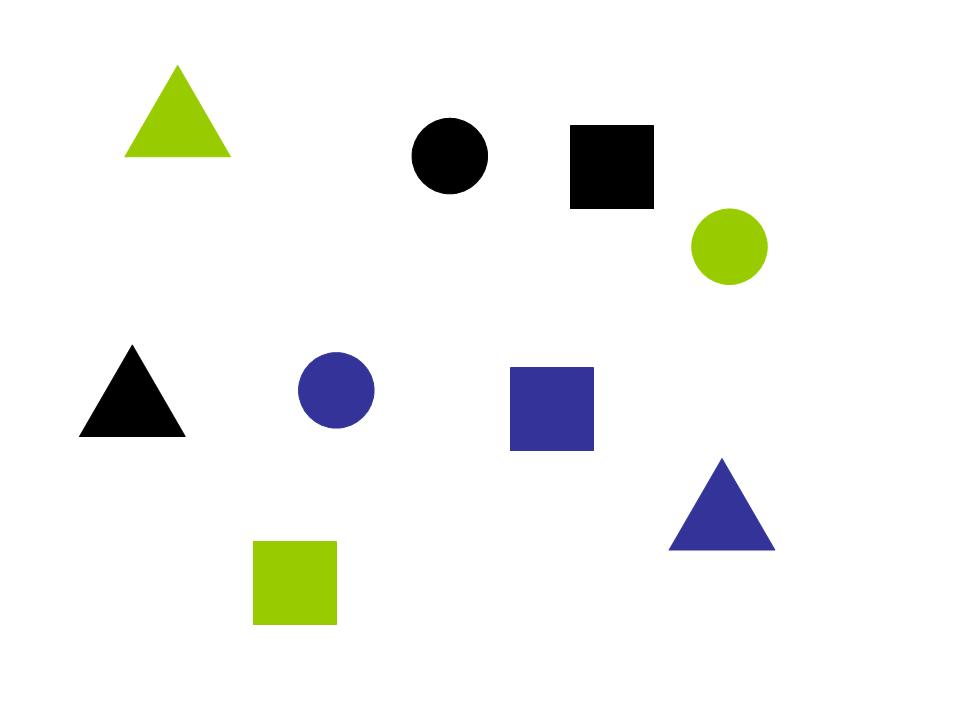
#> input picture Extraccion Caracteristicas - Figuras/figuras.jpg, 960 x 720 px, found by its file name
$ jupyter execute Figuras.ipynb   (shell and % lines are left out)
#> lines starting #> are read from the running program, lines starting #| are printed output that depends on the picture; after the words box and inside, x2 and y2 are one past the last pixel; in counts of white or black regions, pixels touching at a corner belong together; long printed decimals are rounded
# Segmentación de Figuras
- Color
- Forma

## Importar las librerías

[cell 1]
import numpy as np
import matplotlib.pyplot as plt
from PIL import Image
from skimage.measure import label, regionprops
from skimage.util import invert
from google.colab import drive

# Acceder a Drive
drive.mount('/content/drive')

### Lectura de archivos de imágenes

[cell 2]
img = Image.open("drive/My Drive/8vo/RNA_Avanzadas/Extraccion Caracteristicas - Figuras/figuras.jpg")
#> img is the input picture: PIL image 960x720 RGB; mean R, G, B 241.5, 242.7, 240.2
foto = Image.open("drive/My Drive/8vo/RNA_Avanzadas/Extraccion Caracteristicas - Figuras/foto.jpg")
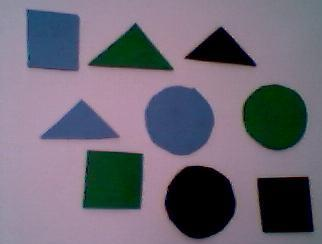
#> input picture Extraccion Caracteristicas - Figuras/foto.jpg, 322 x 244 px, found by its file name
#> foto is the input picture: PIL image 322x244 RGB; mean R, G, B 109.7, 104.5, 117.4

## Análisis de los datos

[cell 3]
# Transformar a un arreglo
AImg = np.array(img)
AFoto = np.array(foto)
print("Figura: ", AImg.shape)
#| Figura:  (720, 960, 3)
print("Foto: ", AFoto.shape)
#| Foto:  (244, 322, 3)

[cell 4]
# Verificar los canales de color
img.getbands()
print("Figura: ", img.getbands())
#| Figura:  ('R', 'G', 'B')
print("Foto: ", foto.getbands())
#| Foto:  ('R', 'G', 'B')

[cell 5]
fig, axes = plt.subplots(nrows = 1, ncols = 2, figsize = (10, 4), dpi = 100)

# Graficar la imágen
axes[0].imshow(AImg)
axes[0].set_title("Figuras")
axes[1].imshow(AFoto)
axes[1].set_title("Foto")

[cell 6]
# Graficamos un histograma con el valor de los pixeles
# para seleccionar un umbral de conversion a B/N
fig, axes = plt.subplots(nrows = 1, ncols = 2, figsize = (10, 3), dpi = 100)

axes[0].hist(AImg.ravel(), bins = 32, range = [0, 256])
axes[0].set_title("Figuras")
axes[1].hist(AFoto.ravel(), bins = 32, range = [0, 256])
axes[1].set_title("Foto")

## Convertir imágenes a blanco y negro (binario)

[cell 7]
def binarizar_arreglo(arr, threshold):
#> called with threshold = 200
    arr[arr > threshold] = 255
    arr[arr <= threshold] = 0
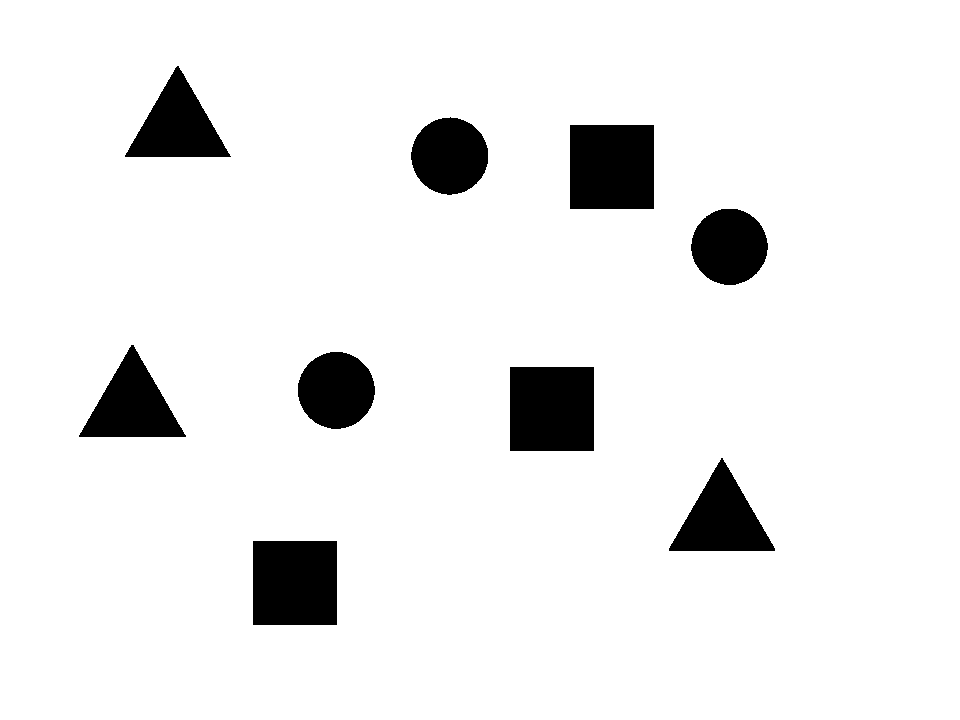
#> arr: shape (720, 960); 92.8% white; 9 black regions, largest, box (x1, y1, x2, y2) and area: (570, 125, 654, 209) 7056, (510, 367, 594, 451) 7056, (253, 541, 337, 625) 7056
    return arr

[cell 8]
#Convertir imágenes a monocromatico
AImgBN = binarizar_arreglo(np.array(img.convert('L')), 200)
AFotoBN = binarizar_arreglo(np.array(foto.convert('L')), 90)

# Graficar las imágenes en blanco y negro
fig, axes = plt.subplots(nrows = 1, ncols = 2, figsize = (10, 4), dpi = 100)
axes[0].imshow(AImgBN, cmap = 'gray')
axes[0].set_title("Figuras")
axes[1].imshow(AFotoBN, cmap = 'gray')
axes[1].set_title("Foto")

El fondo blanco tiene un valor de 255 y las figuras en color negro tienen un valor de 0

# Separar las figuras de la imágen

[cell 9]
def separar_imagen(arrRGB, arrBN, axes):
    # Encontrar regiones con pixeles cercanos del mismo valor (clustering)
    # indicandole que el fondo es blanco = 255
    label_img = label(arrBN, background = 255)
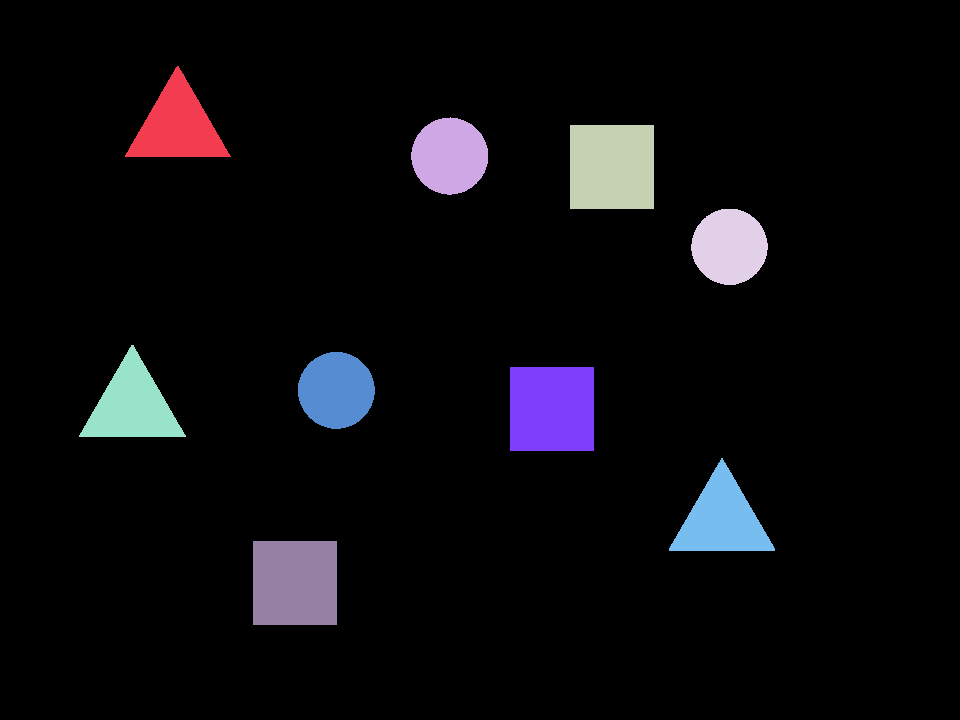
#> label_img: shape (720, 960) int64; 10 distinct labels, from 0 to 9; one colour per label, 0 black

    # Obtener las propiedades de dichas regiones
    regions = regionprops(label_img)
#> regions = 9 regions; largest, box (x1, y1, x2, y2) and area: (570, 125, 654, 209) 7056, (510, 367, 594, 451) 7056, (253, 541, 337, 625) 7056, (669, 458, 775, 551) 5090, (79, 345, 186, 437) 5047
    sep = []
    pad = 10

    # Dibujar la bounding box para cada figura
    for props in regions:
        minr, minc, maxr, maxc = props.bbox
        bx = (minc, maxc, maxc, minc, minc)
        by = (minr, minr, maxr, maxr, minr)
        axes.plot(bx, by, '-r')

        # Guardar cada figura en una lista por separado
        sep.append(arrRGB[minr - pad:maxr + pad, minc - pad:maxc + pad])
#> this loop made 9 passes
#> (minr, minc, maxr, maxc, bx, by) on passes 1 to 6: (66, 125, 157, 231, (125, 231, 231, 125, 125), (66, 66, 157, 157, 66)), (117, 411, 195, 488, (411, 488, 488, 411, 411), (117, 117, 195, 195, 117)), (125, 570, 209, 654, (570, 654, 654, 570, 570), (125, 125, 209, 209, 125)), (209, 691, 285, 768, (691, 768, 768, 691, 691), (209, 209, 285, 285, 209)), (345, 79, 437, 186, (79, 186, 186, 79, 79), (345, 345, 437, 437, 345)), (352, 298, 429, 375, (298, 375, 375, 298, 298), (352, 352, 429, 429, 352))
#> after the loop, sep = 9 items
    return sep

[cell 10]
fig, axes = plt.subplots(nrows = 1, ncols = 2, figsize = (10, 4), dpi = 100)

axes[0].imshow(AImg)
figuras_separadas = separar_imagen(AImg, AImgBN, axes[0])
#> figuras_separadas = 9 items
axes[0].set_title("Figuras")

axes[1].imshow(AFoto)
figuras_separadas_foto = separar_imagen(AFoto, AFotoBN, axes[1])
#> in separar_imagen (call 2), `label_img = label(arrBN, background = 255)`:
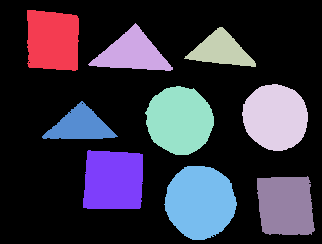
#> label_img: shape (244, 322) int64; 10 distinct labels, from 0 to 9; one colour per label, 0 black
#> in separar_imagen (call 2), `regions = regionprops(label_img)`: regions = 9 regions; largest, box (x1, y1, x2, y2) and area: (164, 166, 237, 240) 4106, (145, 86, 214, 155) 3610, (242, 84, 308, 151) 3436, (83, 150, 143, 209) 3275, (257, 176, 315, 235) 3015
#> the loop in separar_imagen (call 2), `for props in regions:` made 9 passes
#> (minr, minc, maxr, maxc, bx, by) on passes 1 to 6: (10, 27, 71, 79, (27, 79, 79, 27, 27), (10, 10, 71, 71, 10)), (23, 88, 71, 173, (88, 173, 173, 88, 88), (23, 23, 71, 71, 23)), (27, 184, 67, 256, (184, 256, 256, 184, 184), (27, 27, 67, 67, 27)), (84, 242, 151, 308, (242, 308, 308, 242, 242), (84, 84, 151, 151, 84)), (86, 145, 155, 214, (145, 214, 214, 145, 145), (86, 86, 155, 155, 86)), (101, 42, 139, 118, (42, 118, 118, 42, 42), (101, 101, 139, 139, 101))
#> figuras_separadas_foto = 9 items
axes[1].set_title("Foto")

# Detectando el color por valor del pixel
### Extrayendo las características

[cell 11]
fig, axes = plt.subplots(nrows = 1, ncols = 3)
axes[0].imshow(figuras_separadas[3])
axes[1].imshow(figuras_separadas[1])
axes[2].imshow(figuras_separadas[5])

[cell 12]
print("Para las figuras")
print("Verde: ", figuras_separadas[3][60, 60])
#| Verde:  [152 203   0]
print("Negro: ", figuras_separadas[1][60, 60])
#| Negro:  [0 0 0]
print("Azul: ", figuras_separadas[5][60, 60])
#| Azul:  [ 52  51 153]

[cell 13]
fig, axes = plt.subplots(nrows = 1, ncols = 3)
axes[0].imshow(figuras_separadas_foto[6])
axes[1].imshow(figuras_separadas_foto[8])
axes[2].imshow(figuras_separadas_foto[0])
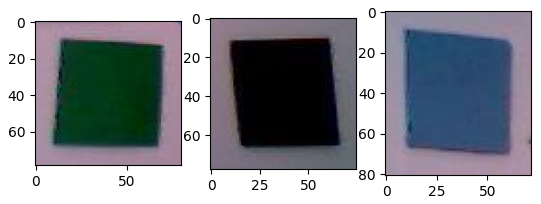
#> figure drawn by matplotlib, 3 panels

[cell 14]
print("Para las fotos")
print("Verde: ", figuras_separadas_foto[6][30, 30])
#| Verde:  [ 1 58 26]
print("Negro: ", figuras_separadas_foto[8][30, 30])
#| Negro:  [0 0 0]
print("Azul: ", figuras_separadas_foto[0][30, 30])
#| Azul:  [ 40  76 110]

# Clasificador de color

[cell 15]
#importar sklearn
from sklearn.neural_network import MLPClassifier

## Preparando los datos

Para este primer caso usaremos aprendizaje supervisado. Los datos de entrenamiento consisten en pares ordenados donde hay una lista de entradas y una lista de salidas:

### Entradas
x = [[0,0,0],[1,0,0],[0,0,1]]

### Salidas

(Necesario codificarlas)
- verde = 1,0,0
- negro = 0,1,0
- azul  = 0,0,1

y = [[1,0,0],[0,1,0],[0,0,1]]

[cell 16]
colores = {'verde': [1, 0, 0], 'negro': [0, 1, 0], 'azul': [0, 0, 1]}

def etiquetar_colores_fig(lista):
    tags = []
    train_data = []
    for img in lista:
        color = img[60, 60].tolist()

        if color == [152, 203, 0]:
            tags.append(colores['verde'])
        elif color == [0, 0, 0]:
            tags.append(colores['negro'])
        else:
            tags.append(colores['azul'])

        train_data.append(img[60, 60])
#> this loop made 9 passes
#> color on passes 1 to 8: [152, 203, 0], [0, 0, 0], [0, 0, 0], [152, 203, 0], [0, 0, 0], [52, 51, 153], [52, 51, 153], [52, 51, 153]
#> after the loop, tags = [[1, 0, 0], [0, 1, 0], [0, 1, 0], [1, 0, 0], [0, 1, 0], [0, 0, 1], [0, 0, 1], [0, 0, 1], [1, 0, 0]]; train_data = [[152, 203, 0], [0, 0, 0], [0, 0, 0], [152, 203, 0], [0, 0, 0], [52, 51, 153], [52, 51, 153], [52, 51, 153], [152, 203, 0]]

    return np.array(train_data), tags

[cell 17]
X_train1, y_train1 = etiquetar_colores_fig(figuras_separadas)
#> X_train1 has the same summary as train_data in etiquetar_colores_fig; y_train1 has the same summary as tags in etiquetar_colores_fig
X_test1, y_test1 = X_train1, y_train1
#> X_test1 has the same summary as train_data in etiquetar_colores_fig; y_test1 has the same summary as tags in etiquetar_colores_fig

[cell 18]
y_train1
#> Out has the same summary as tags in etiquetar_colores_fig

[cell 19]
def etiquetar_colores_foto(lista):
    tags = []
    train_data = []

    tags.append(colores['azul'])
    train_data.append(lista[0][30, 30])

    tags.append(colores['verde'])
    train_data.append(lista[1][30, 30])

    tags.append(colores['negro'])
    train_data.append(lista[2][30, 30])

    tags.append(colores['azul'])
    train_data.append(lista[3][30, 30])

    tags.append(colores['azul'])
    train_data.append(lista[4][30, 30])

    tags.append(colores['verde'])
    train_data.append(lista[5][30, 30])

    tags.append(colores['verde'])
    train_data.append(lista[6][30, 30])

    tags.append(colores['negro'])
    train_data.append(lista[7][30, 30])

    tags.append(colores['negro'])
    train_data.append(lista[8][30, 30])

    return np.array(train_data), tags

[cell 20]
X_train2, y_train2 = etiquetar_colores_foto(figuras_separadas_foto)
#> X_train2 = [[40, 76, 110], [150, 145, 151], [12, 12, 14], [0, 42, 7], [57, 75, 115], [67, 80, 124], [1, 58, 26], [0, 0, 0], [0, 0, 0]]; y_train2 = [[0, 0, 1], [1, 0, 0], [0, 1, 0], [0, 0, 1], [0, 0, 1], [1, 0, 0], [1, 0, 0], [0, 1, 0], [0, 1, 0]]
X_test2, y_test2 = X_train2, y_train2
#> X_test2 has the same summary as X_train2; y_test2 has the same summary as y_train2

[cell 21]
y_train2
#> Out has the same summary as y_train2

## Ajustar Parámetros del modelo

[cell 22]
clfcolor_fig = MLPClassifier(solver = 'lbfgs', alpha = 1e-5,
                  hidden_layer_sizes = (10, 9), random_state = 1)
clfcolor_foto = clfcolor_fig

## Ajuste del modelo

[cell 23]
clfcolor_fig.fit(X_train1, y_train1)
clfcolor_foto.fit(X_train2, y_train2)

[cell 24]
pred1 = clfcolor_fig.predict(X_test1)
#> pred1 = [[0, 1, 1], [0, 1, 0], [0, 1, 0], [0, 1, 1], [0, 1, 0], [0, 0, 1], [0, 0, 1], [0, 0, 1], [0, 1, 1]]
pred2 = clfcolor_foto.predict(X_test2)
#> pred2 has the same summary as y_train2

## Evaluar al modelo

[cell 25]
from sklearn.metrics import accuracy_score, classification_report, confusion_matrix

[cell 26]
def ClassDetector(onehot):
    output = []
    for caso in onehot:
        output.append(np.argmax(caso))
#> this loop made 9 passes
#> after the loop, output = [1, 1, 1, 1, 1, 2, 2, 2, 1]
    return output

[cell 27]
predclass_fig = ClassDetector(pred1)
#> predclass_fig = [1, 1, 1, 1, 1, 2, 2, 2, 1]
yclass_fig = ClassDetector(y_test1)
#> the loop in ClassDetector (call 2), `for caso in onehot:` made 9 passes
#> yclass_fig = [0, 1, 1, 0, 1, 2, 2, 2, 0]
predclass_foto = ClassDetector(pred2)
#> predclass_foto = [2, 0, 1, 2, 2, 0, 0, 1, 1]
yclass_foto = ClassDetector(y_test2)
#> yclass_foto = [2, 0, 1, 2, 2, 0, 0, 1, 1]

print("Figuras")
print(predclass_fig)
#| [1, 1, 1, 1, 1, 2, 2, 2, 1]
print(yclass_fig)
#| [0, 1, 1, 0, 1, 2, 2, 2, 0]

print("\nFoto")
print(predclass_foto)
#| [2, 0, 1, 2, 2, 0, 0, 1, 1]
print(yclass_foto)
#| [2, 0, 1, 2, 2, 0, 0, 1, 1]

[cell 28]
print("Figura Acc: ", accuracy_score(predclass_fig, yclass_fig))
#| Figura Acc:  0.6667
print("Foto Acc: ", accuracy_score(predclass_foto, yclass_foto))
#| Foto Acc:  1.0

[cell 29]
print("Figura:")
print(confusion_matrix(predclass_fig, yclass_fig))
#| [[0 0 0]
#|  [3 3 0]
#|  [0 0 3]]
print("\nFoto:")
print(confusion_matrix(predclass_foto, yclass_foto))
#| [[3 0 0]
#|  [0 3 0]
#|  [0 0 3]]

# Clasificador de forma

[cell 30]
fig, axes = plt.subplots(nrows = 1, ncols = 3)
axes[0].imshow(figuras_separadas[2])
axes[1].imshow(figuras_separadas[4])
axes[2].imshow(figuras_separadas[1])

[cell 31]
fig, axes = plt.subplots(nrows = 1, ncols = 3)
axes[0].imshow(figuras_separadas_foto[8])
axes[1].imshow(figuras_separadas_foto[2])
axes[2].imshow(figuras_separadas_foto[7])
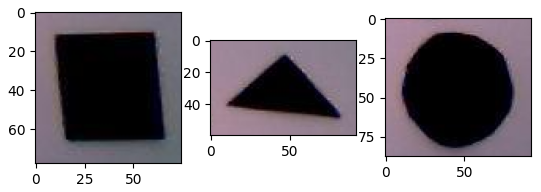
#> figure drawn by matplotlib, 3 panels

## Determinando las características adecuadas

### Usando Momentos de Hu como descriptor invariante

El problema de identificación de formas se ha estudiado durante mucho tiempo, como resultado se han propuesto metodologías de extracción de características invariantes a rotación, traslación y escalamiento. Estas características son los momentos invariables de Hu.

Para mayor detalle favor de consultar el capítulo de extracción de características del libro Gonzalez & Woods, Digital Image Processing: http://www.sc.ehu.es/ccwgrrom/transparencias/pdf-vision-1-transparencias/capitulo-8.pdf

[cell 32]
def umbral_image(img):
    x, y = img.shape
    z = np.zeros((x,y))
    for i in range(x):
        for j in range(y):
            if img[i,j] > 25:
                z[i,j] = 250
    return z

[cell 33]
# Creando una función para extraer los momentos de hu
def hu_Characteristics(fig):
    #Convertir imagen a monocromatica (1 canal)
    aux = Image.fromarray(fig, 'RGB').convert('L')
    img = np.array(aux)

    #Invertir imagen
    Iing = invert(img)
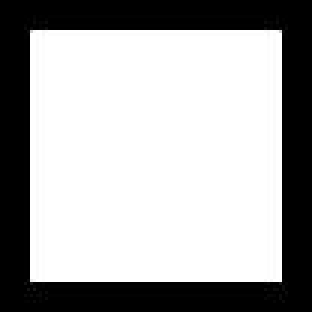
#> Iing: shape (104, 104) (shown 3 times larger); min 0, max 255, mean 166.4
    Uing = umbral_image(Iing)

    #Binarizar imagen
    label_image = label(Uing)
#> label_image: shape (104, 104) int64; values 0 (black) and 1 (white), 65.2% white; 1 black region
    regions = regionprops(label_image)
#> regions = 1 regions; box (x1, y1, x2, y2) and area: (10, 10, 94, 94) 7056
    momento = regions[0].moments_hu
#> momento = [0.167, 0, 0, 0, 0, 0, 0]
    return momento

[cell 34]
hu_cua = hu_Characteristics(figuras_separadas[2]).tolist()
#> hu_cua = [0.167, 0, 0, 0, 0, 0, 0]
hu_tri = hu_Characteristics(figuras_separadas[4]).tolist()
#> after the loop in umbral_image (call 2), `for i in range(x):`:
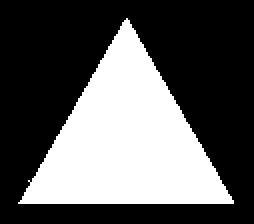
#> z: shape (112, 127) float64 (shown 2 times larger); values 0 (black) and 250 (white), 35.7% white; 1 white region, box (x1, y1, x2, y2) and area: (9, 9, 117, 102) 5084
#> in hu_Characteristics (call 2), `regions = regionprops(label_image)`: regions = 1 regions; box (x1, y1, x2, y2) and area: (9, 9, 117, 102) 5084
#> hu_tri = [0.193, 1.99e-07, 0.00458, 3.52e-09, -4.31e-15, -1.11e-12, -1.34e-14]
hu_circ = hu_Characteristics(figuras_separadas[1]).tolist()
#> in hu_Characteristics (call 3), `label_image = label(Uing)`:
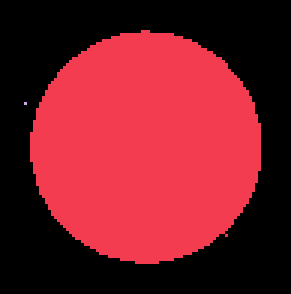
#> label_image: shape (98, 97) int64 (shown 3 times larger); 3 distinct labels, from 0 to 2; one colour per label, 0 black
#> in hu_Characteristics (call 3), `regions = regionprops(label_image)`: regions = 2 regions; box (x1, y1, x2, y2) and area: (10, 10, 87, 88) 4661, (8, 34, 9, 35) 1
#> in hu_Characteristics (call 3), `momento = regions[0].moments_hu`: momento = [0.159, 3.76e-08, 6.44e-08, 3.84e-12, 1.54e-21, -2.86e-16, -1.13e-21]
#> hu_circ has the same summary as momento in hu_Characteristics

print("Momentos del cuadrado {}".format(hu_cua))
#| Momentos del cuadrado [0.1666, 0.0, 0.0, 0.0, 0.0, 0.0, 0.0]
print("Momentos del triangulo {}".format(hu_tri))
#| Momentos del triangulo [0.1925, 1.986598491706027e-07, 0.004578, 3.517119257068013e-09, -4.314320634512684e-15, -1.1083542685642172e-12, -1.3437454781372e-14]
print("Momentos del circulo {}".format(hu_circ))
#| Momentos del circulo [0.1592, 3.758800815687191e-08, 6.435124677391742e-08, 3.838217413500349e-12, 1.535707379321003e-21, -2.8595116112345017e-16, -1.1315025682988466e-21]

## Preparando los datos

Para este primer caso usaremos aprendizaje supervisado, los datos de entrenamiento consisten en pares ordenados donde hay una lista de entradas y una lista de salidas

### Entradas
x = [[0,0,0],[1,0,0],[0,0,1]]

### Salidas

(Necesario codificarlas)
- Cuadrado  = 1,0,0
- Triángulo = 0,1,0
- Círculo   = 0,0,1

y = [[1,0,0],[0,1,0],[0,0,1]]

[cell 35]
formas = {'cuadrado': [1, 0, 0], 'triangulo': [0, 1, 0], 'circulo': [0, 0, 1]}

def etiquetar_formas_fig(lista):
    tags = []
    train_data = []

    tags.append(formas['triangulo'])
    train_data.append(hu_Characteristics(lista[0]))
#> in hu_Characteristics (call 4), `aux = Image.fromarray(fig, 'RGB').convert('L')`:
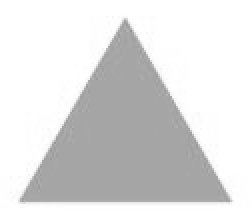
#> aux: PIL image 126x111 L (shown 2 times larger); min 144, max 255, mean 222.7
#> (the rest of the program and of its run is left out)
